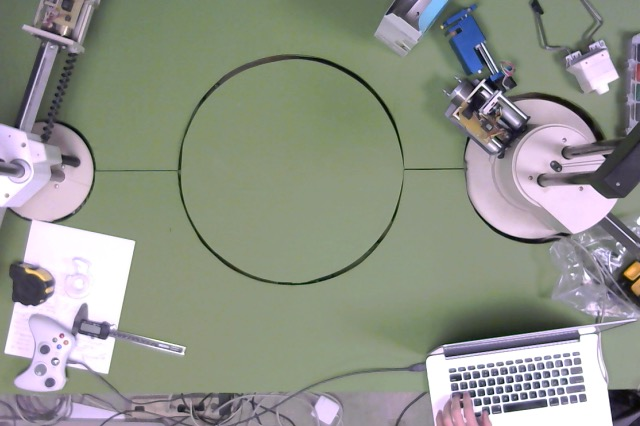
#> input picture img_processing_example/in/base.jpg, 640 x 426 px, found by its file name; its folder holds only this picture in this run
$ python range_thresh.py in/base.jpg
#> lines starting #> are read from the running program, lines starting #| are printed output that depends on the picture; after the words box and inside, x2 and y2 are one past the last pixel; in counts of white or black regions, pixels touching at a corner belong together
import math
import numpy as np
import cv2
import IPython
import segment

import sys

full_name = sys.argv[1]

filename, ext = full_name.split('.')
ext = '.' + ext

img = cv2.imread('in/' + filename + ext)
#> img is the input picture: shape (426, 640, 3); mean B, G, R 136.8, 147, 143.2

# defined boundry size for camera mounted in Soda
img = img[50:300, 120:450]
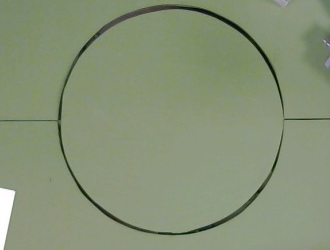
#> img: shape (250, 330, 3); mean B, G, R 118.7, 146, 134.4
#img = segment.hist_equalize(img)
#img = segment.blur_color(img)


#write out blurred version for debugging
#cv2.imwrite('out/' + filename + '_blur' + ext, img)

hsv = cv2.cvtColor(img, cv2.COLOR_BGR2HSV)
#> hsv: shape (250, 330, 3); mean H, S, V 43, 49.1, 146
# setting bounds for green color (working bounds for topview1-r.jpg
# good for dark colors, causing issues when mixing
#lower_green = np.array([30,20,10])
#upper_green = np.array([70,255,225])

lower_green = np.array([30,10,10])
upper_green = np.array([70,255,225])


mask = cv2.inRange(hsv, lower_green, upper_green)
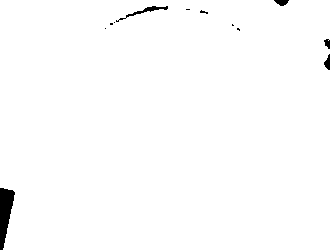
#> mask: shape (250, 330); 98.9% white; 12 black regions (7 under 20 px), largest, box (x1, y1, x2, y2) and area: (0, 188, 15, 250) 568, (116, 6, 168, 22) 143, (274, 0, 289, 6) 61, (324, 54, 330, 70) 59, (324, 39, 330, 49) 41
mask = 255 - mask

#mask = cv2.pyrDown(mask)


cv2.imwrite('out/' + filename + '_thresh_no_blur' + ext, mask)
